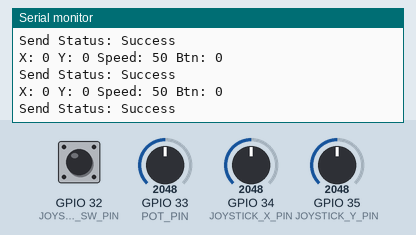
A sketch run on a simulated ESP32. Shown: the last lines printed to the serial monitor. The inputs (shaded band) are chosen by the test bench; at power-on: GPIO 33 (POT_PIN) = 2048, GPIO 34 (JOYSTICK_X_PIN) = 2048, GPIO 35 (JOYSTICK_Y_PIN) = 2048, GPIO 32 (JOYSTICK_SW_PIN) HIGH.

Above: at 1.2 s.
1.3 s: GPIO 33 (POT_PIN) set to 2866
At 1.34 s:
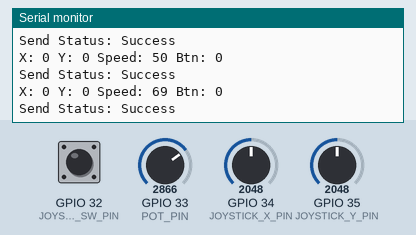
2.8 s: GPIO 34 (JOYSTICK_X_PIN) set to 1228
At 2.87 s:
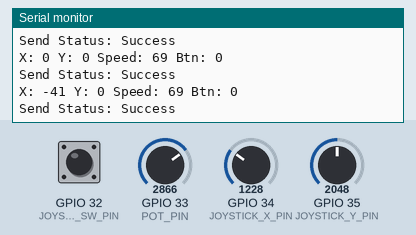
5.8 s: GPIO 35 (JOYSTICK_Y_PIN) set to 2866
At 5.86 s:
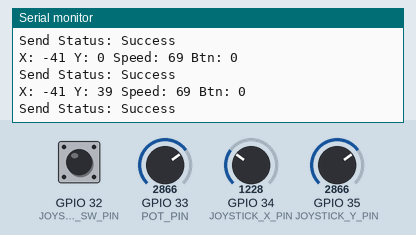
7.3 s: GPIO 32 (JOYSTICK_SW_PIN) pulled LOW for 0.15 s
8.9 s: GPIO 33 (POT_PIN) set to 3603
At 8.97 s:
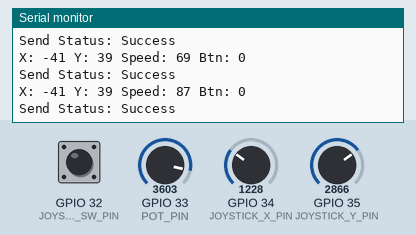
10.4 s: GPIO 32 (JOYSTICK_SW_PIN) pulled LOW for 1 s
Timing chart, 0 to 13.4 s (numbered marks = the images above; inputs shaded):
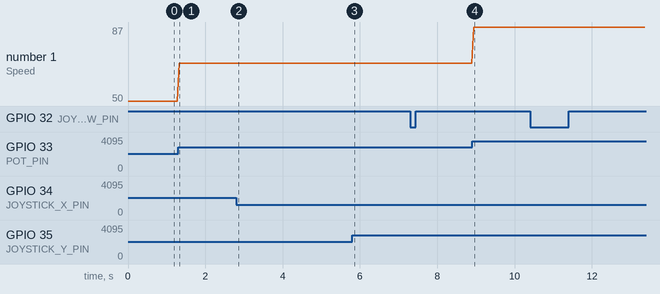

Measured:
- after the input at 1.3 s, the serial monitor: prints a new line at once (image 1)
- after the input at 2.8 s, the serial monitor: prints a new line after 0.05 s (image 2)
- after the input at 5.8 s, the serial monitor: prints a new line after 0.05 s (image 3)
- after the input at 8.9 s, the serial monitor: prints a new line after 0.05 s (image 4)
- plotted number 1: 50 → 69 after the input at 1.3 s, 69 → 87 after the input at 8.9 s

The sketch:

transmitter.ino
```cpp
/*
 * ESP32 RC Car Transmitter (ESP32 Arduino Core v3.x Compatible)
 */

#include <esp_now.h>
#include <WiFi.h>

// Pin Definitions
#define JOYSTICK_X_PIN 34
#define JOYSTICK_Y_PIN 35
#define JOYSTICK_SW_PIN 32
#define POT_PIN 33

uint8_t receiverMAC[] = {0x80, 0xF3, 0xDA, 0x55, 0x8C, 0x48};

// Structure to send data
typedef struct struct_message {
  int xAxis;
  int yAxis;
  int speedLevel;
  bool button;
} struct_message;

struct_message myData;

// Deadzone settings
int deadzone = 15;

// NEW CALLBACK FORMAT for ESP32 Core v3.x
void OnDataSent(const wifi_tx_info_t *info, esp_now_send_status_t status) {
  Serial.print("Send Status: ");
  Serial.println(status == ESP_NOW_SEND_SUCCESS ? "Success" : "Fail");
}

void setup() {
  Serial.begin(115200);

  pinMode(JOYSTICK_SW_PIN, INPUT_PULLUP);

  // WiFi must be in station mode
  WiFi.mode(WIFI_STA);

  Serial.print("Transmitter MAC: ");
  Serial.println(WiFi.macAddress());

  // Init ESP-NOW
  if (esp_now_init() != ESP_OK) {
    Serial.println("ESP-NOW init failed");
    return;
  }

  // Register callback
  esp_now_register_send_cb(OnDataSent);

  // Setup peer
  esp_now_peer_info_t peerInfo = {};
  memcpy(peerInfo.peer_addr, receiverMAC, 6);
  peerInfo.channel = 0;  // Auto / match receiver
  peerInfo.encrypt = false;

  if (esp_now_add_peer(&peerInfo) != ESP_OK) {
    Serial.println("Failed to add peer");
    return;
  }

  Serial.println("Transmitter Ready!");
}

void loop() {
  int rawX = analogRead(JOYSTICK_X_PIN);
  int rawY = analogRead(JOYSTICK_Y_PIN);
  int rawP = analogRead(POT_PIN);

  // Map values to -100..100
  int x = map(rawX, 0, 4095, -100, 100);
  int y = map(rawY, 0, 4095, -100, 100);

  if (abs(x) < deadzone) x = 0;
  if (abs(y) < deadzone) y = 0;

  int speedLevel = map(rawP, 0, 4095, 0, 100);
  bool btn = !digitalRead(JOYSTICK_SW_PIN);

  // Fill struct
  myData.xAxis = x;
  myData.yAxis = y;
  myData.speedLevel = speedLevel;
  myData.button = btn;

  // Send
  esp_now_send(receiverMAC, (uint8_t*)&myData, sizeof(myData));

  Serial.print("X: "); Serial.print(x);
  Serial.print(" Y: "); Serial.print(y);
  Serial.print(" Speed: "); Serial.print(speedLevel);
  Serial.print(" Btn: "); Serial.println(btn);

  delay(50);
}
```
